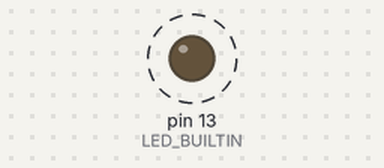
The sketch below on a simulated Arduino Uno, built with avr-gcc and run on an emulated ATmega328P. On the bench: output pins drawn as LEDs (lit = HIGH). Dashed ring = blinking. What the sketch prints to the serial monitor is not drawn.

Above: at 0.2 s.
Timing chart, 0 to 3.0 s (numbered marks = the images above):
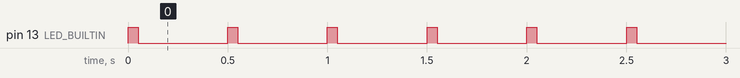

Measured:
- by itself, pin 13 (LED_BUILTIN): alternates HIGH for 0.05 s and LOW for 0.45 s

The sketch:

blink.ino
```cpp
// the setup function runs once when you press reset or power the board
void setup() {
    // initialize digital pin LED_BUILTIN as an output.
    pinMode(LED_BUILTIN, OUTPUT);
    // console
    Serial.begin(115200);
}

// the loop function runs over and over again forever
uint32_t whilecount=0;
void loop() {
    //
    Serial.print(whilecount, HEX);
    Serial.println(": Hello World!");
    //
    digitalWrite(LED_BUILTIN, HIGH);
    delay(50);
    digitalWrite(LED_BUILTIN, LOW);
    delay(450);
    //
    whilecount++;
}
```
